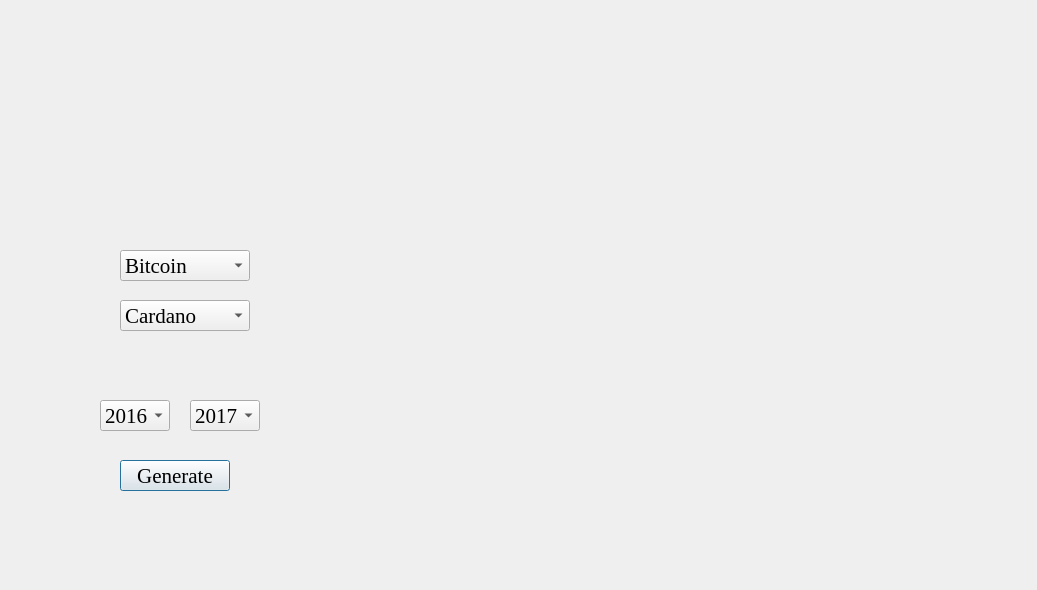
<?xml version="1.0" encoding="UTF-8"?>
<ui version="4.0">
 <class>graph</class>
 <widget class="QDialog" name="graph">
  <property name="geometry">
   <rect>
    <x>0</x>
    <y>0</y>
    <width>1037</width>
    <height>590</height>
   </rect>
  </property>
  <property name="windowTitle">
   <string>Dialog</string>
  </property>
  <widget class="QWidget" name="widget" native="true">
   <property name="geometry">
    <rect>
     <x>0</x>
     <y>0</y>
     <width>1040</width>
     <height>600</height>
    </rect>
   </property>
   <property name="styleSheet">
    <string notr="true">QWidget#widget{
background-image:url(:/bg/graphpg2.jpeg);}</string>
   </property>
   <widget class="QComboBox" name="comboBox">
    <property name="geometry">
     <rect>
      <x>120</x>
      <y>250</y>
      <width>130</width>
      <height>31</height>
     </rect>
    </property>
    <property name="font">
     <font>
      <family>Times New Roman</family>
      <pointsize>16</pointsize>
     </font>
    </property>
    <item>
     <property name="text">
      <string>Bitcoin</string>
     </property>
    </item>
    <item>
     <property name="text">
      <string>Ethereum</string>
     </property>
    </item>
    <item>
     <property name="text">
      <string>Litecoin</string>
     </property>
    </item>
    <item>
     <property name="text">
      <string>Dogecoin</string>
     </property>
    </item>
    <item>
     <property name="text">
      <string>Ripple</string>
     </property>
    </item>
   </widget>
   <widget class="QPushButton" name="graphbtn">
    <property name="geometry">
     <rect>
      <x>120</x>
      <y>460</y>
      <width>110</width>
      <height>31</height>
     </rect>
    </property>
    <property name="font">
     <font>
      <family>Times New Roman</family>
      <pointsize>16</pointsize>
     </font>
    </property>
    <property name="text">
     <string>Generate</string>
    </property>
   </widget>
   <widget class="QComboBox" name="comboBox_2">
    <property name="geometry">
     <rect>
      <x>120</x>
      <y>300</y>
      <width>130</width>
      <height>31</height>
     </rect>
    </property>
    <property name="font">
     <font>
      <family>Times New Roman</family>
      <pointsize>16</pointsize>
     </font>
    </property>
    <item>
     <property name="text">
      <string>Cardano</string>
     </property>
    </item>
    <item>
     <property name="text">
      <string>Shib</string>
     </property>
    </item>
    <item>
     <property name="text">
      <string>WazirX</string>
     </property>
    </item>
    <item>
     <property name="text">
      <string>Matic</string>
     </property>
    </item>
    <item>
     <property name="text">
      <string>Solana</string>
     </property>
    </item>
   </widget>
   <widget class="QComboBox" name="comboBox_3">
    <property name="geometry">
     <rect>
      <x>100</x>
      <y>400</y>
      <width>70</width>
      <height>31</height>
     </rect>
    </property>
    <property name="font">
     <font>
      <family>Times New Roman</family>
      <pointsize>16</pointsize>
     </font>
    </property>
    <item>
     <property name="text">
      <string>2016</string>
     </property>
    </item>
    <item>
     <property name="text">
      <string>2017</string>
     </property>
    </item>
    <item>
     <property name="text">
      <string>2018</string>
     </property>
    </item>
    <item>
     <property name="text">
      <string>2019</string>
     </property>
    </item>
    <item>
     <property name="text">
      <string>2020</string>
     </property>
    </item>
    <item>
     <property name="text">
      <string>2021</string>
     </property>
    </item>
   </widget>
   <widget class="QComboBox" name="comboBox_4">
    <property name="geometry">
     <rect>
      <x>190</x>
      <y>400</y>
      <width>70</width>
      <height>31</height>
     </rect>
    </property>
    <property name="font">
     <font>
      <family>Times New Roman</family>
      <pointsize>16</pointsize>
     </font>
    </property>
    <item>
     <property name="text">
      <string>2017</string>
     </property>
    </item>
    <item>
     <property name="text">
      <string>2018</string>
     </property>
    </item>
    <item>
     <property name="text">
      <string>2019</string>
     </property>
    </item>
    <item>
     <property name="text">
      <string>2020</string>
     </property>
    </item>
    <item>
     <property name="text">
      <string>2021</string>
     </property>
    </item>
    <item>
     <property name="text">
      <string>2022</string>
     </property>
    </item>
   </widget>
  </widget>
 </widget>
 <resources>
  <include location="images.qrc"/>
 </resources>
 <connections/>
</ui>
